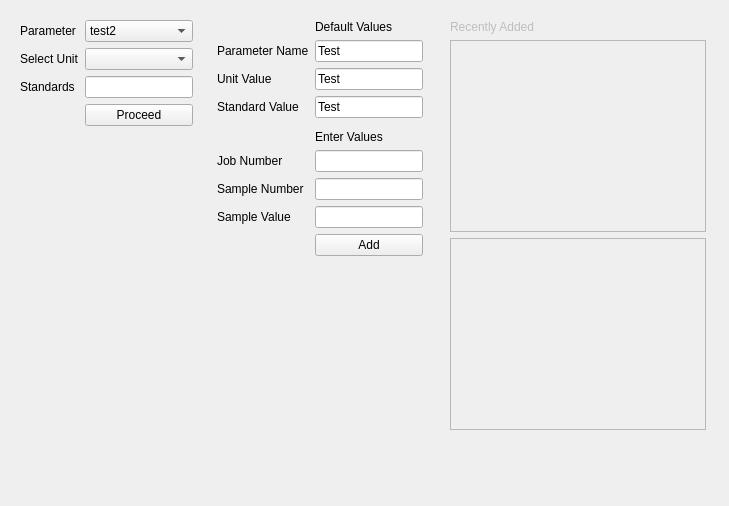
                 <widget class="QWidget" name="chmTestsInfoTab">
                  <attribute name="title">
                   <string>Tests Info</string>
                  </attribute>
                  <layout class="QHBoxLayout" name="horizontalLayout_49">
                   <item>
                    <widget class="QWidget" name="widget_29" native="true">
                     <property name="enabled">
                      <bool>true</bool>
                     </property>
                     <property name="minimumSize">
                      <size>
                       <width>100</width>
                       <height>150</height>
                      </size>
                     </property>
                     <property name="maximumSize">
                      <size>
                       <width>250</width>
                       <height>2000</height>
                      </size>
                     </property>
                     <property name="styleSheet">
                      <string notr="true"/>
                     </property>
                     <layout class="QFormLayout" name="formLayout_9">
                      <item row="1" column="0">
                       <widget class="QLabel" name="label_73">
                        <property name="text">
                         <string>Parameter</string>
                        </property>
                       </widget>
                      </item>
                      <item row="1" column="1">
                       <widget class="QComboBox" name="gcmsTests_2">
                        <item>
                         <property name="text">
                          <string>test2</string>
                         </property>
                        </item>
                        <item>
                         <property name="text">
                          <string>test3</string>
                         </property>
                        </item>
                       </widget>
                      </item>
                      <item row="2" column="0">
                       <widget class="QLabel" name="label_74">
                        <property name="text">
                         <string>Select Unit</string>
                        </property>
                       </widget>
                      </item>
                      <item row="2" column="1">
                       <widget class="QComboBox" name="gcmsUnitVal_2"/>
                      </item>
                      <item row="3" column="0">
                       <widget class="QLabel" name="label_75">
                        <property name="text">
                         <string>Standards</string>
                        </property>
                       </widget>
                      </item>
                      <item row="3" column="1">
                       <widget class="QLineEdit" name="gcmsStandardVal_2"/>
                      </item>
                      <item row="4" column="1">
                       <widget class="QPushButton" name="gcmsProceedBtn_2">
                        <property name="text">
                         <string>Proceed</string>
                        </property>
                        <property name="checkable">
                         <bool>true</bool>
                        </property>
                       </widget>
                      </item>
                     </layout>
                    </widget>
                   </item>
                   <item>
                    <widget class="QWidget" name="gcmsTestsValueWidget_2" native="true">
                     <property name="enabled">
                      <bool>true</bool>
                     </property>
                     <property name="minimumSize">
                      <size>
                       <width>100</width>
                       <height>0</height>
                      </size>
                     </property>
                     <property name="maximumSize">
                      <size>
                       <width>300</width>
                       <height>16777215</height>
                      </size>
                     </property>
                     <property name="styleSheet">
                      <string notr="true"/>
                     </property>
                     <layout class="QFormLayout" name="formLayout_8">
                      <item row="0" column="1">
                       <widget class="QLabel" name="label_58">
                        <property name="text">
                         <string>Default Values</string>
                        </property>
                       </widget>
                      </item>
                      <item row="1" column="0">
                       <widget class="QLabel" name="label_62">
                        <property name="text">
                         <string>Parameter Name</string>
                        </property>
                       </widget>
                      </item>
                      <item row="1" column="1">
                       <widget class="QLineEdit" name="gcmsTestsShow_2">
                        <property name="enabled">
                         <bool>true</bool>
                        </property>
                        <property name="text">
                         <string>Test</string>
                        </property>
                        <property name="readOnly">
                         <bool>true</bool>
                        </property>
                       </widget>
                      </item>
                      <item row="2" column="0">
                       <widget class="QLabel" name="label_65">
                        <property name="layoutDirection">
                         <enum>Qt::RightToLeft</enum>
                        </property>
                        <property name="autoFillBackground">
                         <bool>false</bool>
                        </property>
                        <property name="text">
                         <string>Unit Value</string>
                        </property>
                       </widget>
                      </item>
                      <item row="2" column="1">
                       <widget class="QLineEdit" name="gcmsUnitValShow_2">
                        <property name="enabled">
                         <bool>true</bool>
                        </property>
                        <property name="text">
                         <string>Test</string>
                        </property>
                        <property name="readOnly">
                         <bool>true</bool>
                        </property>
                       </widget>
                      </item>
                      <item row="3" column="0">
                       <widget class="QLabel" name="label_66">
                        <property name="text">
                         <string>Standard Value</string>
                        </property>
                       </widget>
                      </item>
                      <item row="3" column="1">
                       <widget class="QLineEdit" name="gcmsStandardValShow_2">
                        <property name="enabled">
                         <bool>true</bool>
                        </property>
                        <property name="text">
                         <string>Test</string>
                        </property>
                        <property name="readOnly">
                         <bool>true</bool>
                        </property>
                       </widget>
                      </item>
                      <item row="6" column="1">
                       <widget class="QWidget" name="widget_34" native="true"/>
                      </item>
                      <item row="7" column="1">
                       <widget class="QLabel" name="label_67">
                        <property name="text">
                         <string>Enter Values</string>
                        </property>
                       </widget>
                      </item>
                      <item row="8" column="0">
                       <widget class="QLabel" name="label_68">
                        <property name="text">
                         <string>Job Number</string>
                        </property>
                       </widget>
                      </item>
                      <item row="8" column="1">
                       <widget class="QLineEdit" name="gcmsTestsJobNum_2">
                        <property name="text">
                         <string/>
                        </property>
                        <property name="maxLength">
                         <number>10</number>
                        </property>
                       </widget>
                      </item>
                      <item row="9" column="0">
                       <widget class="QLabel" name="label_69">
                        <property name="text">
                         <string>Sample Number</string>
                        </property>
                       </widget>
                      </item>
                      <item row="9" column="1">
                       <widget class="QLineEdit" name="gcmsTestsSample_2"/>
                      </item>
                      <item row="10" column="0">
                       <widget class="QLabel" name="label_70">
                        <property name="text">
                         <string>Sample Value</string>
                        </property>
                       </widget>
                      </item>
                      <item row="10" column="1">
                       <widget class="QLineEdit" name="gcmsTestsVal_2">
                        <property name="text">
                         <string/>
                        </property>
                       </widget>
                      </item>
                      <item row="11" column="1">
                       <widget class="QPushButton" name="gcmsAddTestsBtn_3">
                        <property name="text">
                         <string>Add</string>
                        </property>
                        <property name="checkable">
                         <bool>true</bool>
                        </property>
                       </widget>
                      </item>
                      <item row="12" column="1">
                       <spacer name="verticalSpacer_12">
                        <property name="orientation">
                         <enum>Qt::Vertical</enum>
                        </property>
                        <property name="sizeHint" stdset="0">
                         <size>
                          <width>20</width>
                          <height>40</height>
                         </size>
                        </property>
                       </spacer>
                      </item>
                     </layout>
                    </widget>
                   </item>
                   <item>
                    <widget class="QWidget" name="widget_27" native="true">
                     <property name="enabled">
                      <bool>false</bool>
                     </property>
                     <property name="minimumSize">
                      <size>
                       <width>0</width>
                       <height>100</height>
                      </size>
                     </property>
                     <property name="styleSheet">
                      <string notr="true"/>
                     </property>
                     <layout class="QVBoxLayout" name="verticalLayout_32">
                      <property name="leftMargin">
                       <number>12</number>
                      </property>
                      <property name="rightMargin">
                       <number>12</number>
                      </property>
                      <item>
                       <widget class="QLabel" name="label_76">
                        <property name="text">
                         <string>Recently Added </string>
                        </property>
                       </widget>
                      </item>
                      <item>
                       <widget class="QListWidget" name="gcmsTestsLists_2"/>
                      </item>
                      <item>
                       <widget class="QListView" name="listView_2"/>
                      </item>
                      <item>
                       <widget class="QWidget" name="widget_11" native="true">
                        <property name="minimumSize">
                         <size>
                          <width>0</width>
                          <height>50</height>
                         </size>
                        </property>
                        <property name="maximumSize">
                         <size>
                          <width>16777215</width>
                          <height>200</height>
                         </size>
                        </property>
                        <widget class="QPushButton" name="pushButton_3">
                         <property name="geometry">
                          <rect>
                           <x>270</x>
                           <y>10</y>
                           <width>113</width>
                           <height>32</height>
                          </rect>
                         </property>
                         <property name="text">
                          <string>upload Item</string>
                         </property>
                        </widget>
                       </widget>
                      </item>
                     </layout>
                    </widget>
                   </item>
                  </layout>
                 </widget>
